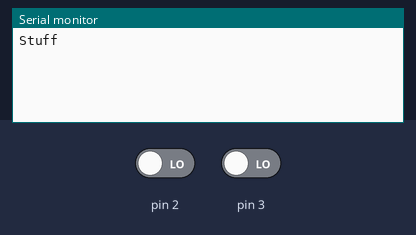
Recording of a sketch running on a simulated Arduino Mega 2560, built with avr-gcc and run on an emulated ATmega2560. Parts: the last lines printed to the serial monitor. Inputs (shaded band) come from the test bench; at power-on: pin 3 LOW, pin 2 LOW.

Above: at 1.2 s.
1.3 s: pin 3 driven HIGH
At 2.3 s:
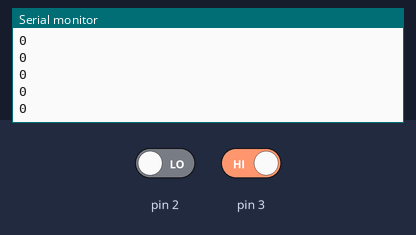
3.2 s: pin 2 driven HIGH
At 4.2 s:
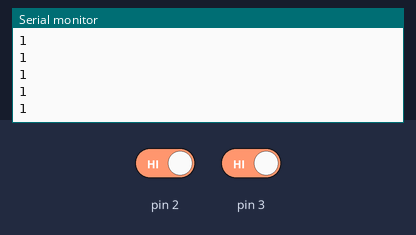
4.7 s: pin 2 driven LOW
At 5.3 s:
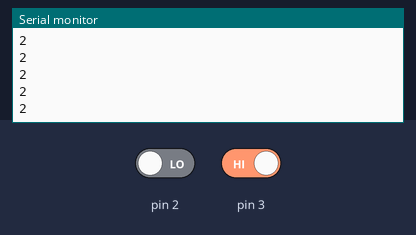
Timing chart, 0 to 7.7 s (numbered marks = the images above; inputs shaded):
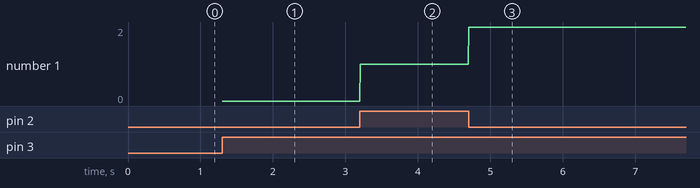

Measured:
- after the input at 1.3 s, the serial monitor: prints a new line at once (image 1)
- after the input at 3.2 s, the serial monitor: prints a new line at once (image 2)
- after the input at 4.7 s, the serial monitor: prints a new line at once (image 3)
- plotted number 1: 0 → 1 after the input at 3.2 s, 1 → 2 after the input at 4.7 s

The sketch:

ChemECar.ino
```cpp
// ChemE Car Sketch
// Runs in a standby loop waiting for a serial connection. Once recieved,
// goes into a transmission and measurement loop.

int measurement;
long rotaryTicks;
boolean constantLoop;
long timeRunning = 0;
long timeStart = 0;


void rotaryInterrupt(){
  rotaryTicks++;
}

void timerStart(){
  if( (millis() - timeStart) > 400){
    constantLoop = !constantLoop;
    timeStart = millis();
  }

}

void resetValues(){
  rotaryTicks = 0;
  timeRunning = 0;
}

void sendMeasurement(){
  if((millis() - timeStart) > 100){
      Serial1.print(millis() - timeStart);
      Serial1.print(',');
      Serial1.println(rotaryTicks);
  }
}


void setup(){
  Serial.begin(9600);
  Serial1.begin(9600);
  Serial.println("Stuff");
  attachInterrupt(1, timerStart, CHANGE);
  attachInterrupt(0, rotaryInterrupt, CHANGE);

}

void loop(){
  if(Serial1.available() > 0){
    char recieved = Serial1.read();
    switch(recieved){

      case 'G':
      // Fall through
      case 'g':
        constantLoop = true;
        resetValues();
        break;

      case 'S':
      // Fall through
      case 's':
        constantLoop = false;
        resetValues();
        break;

    }
  }


  // Measurement Loop
  if(constantLoop){
    sendMeasurement();
    Serial.println(rotaryTicks);
  }
}
```
